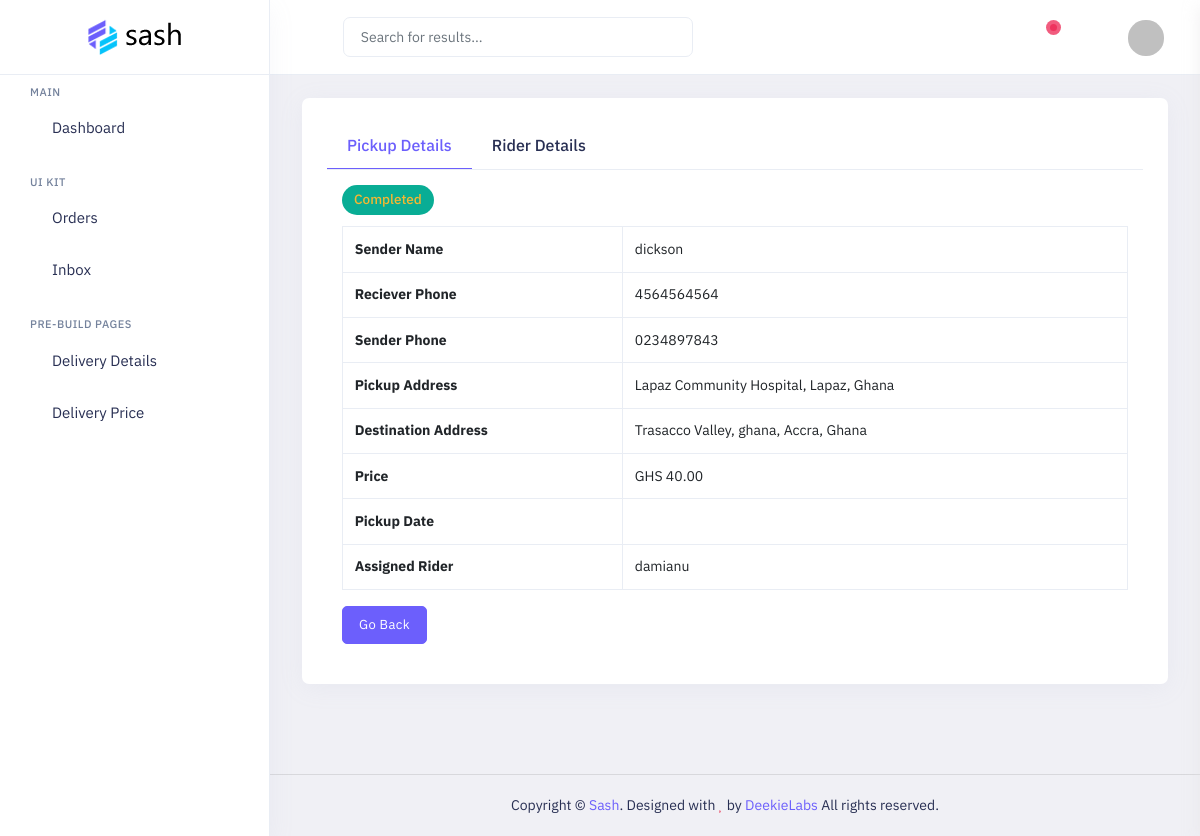
Screenshot of /dashboard/order/d06afc77-3550-4aa4-841c-6b14e75c13d5/ (signed in) with the database file from the repository.
### frontend/models.py (models this page shows, shortened)
class BookDelivery(models.Model):
    profile = models.ForeignKey(
        Profile, on_delete=models.CASCADE, related_name='deliveries', null=True, blank=True)
    rider = models.ForeignKey(
        Rider, on_delete=models.CASCADE, related_name='rider', null=True, blank=True)
    id = models.UUIDField(default=uuid.uuid4, unique=True,
                          primary_key=True, editable=False)
    item = models.CharField(max_length=200, blank=True, null=True)
    item_type = models.CharField(max_length=200, blank=True, null=True)
    pickup_location = models.CharField(max_length=250, blank=True, null=True)
    destination_location = models.CharField(max_length=250, blank=True, null=True)
    sender_contact = models.CharField(max_length=200, blank=True, null=True)
    reciever_contact = models.CharField(max_length=200, blank=True, null=True)
    order_number = models.CharField(max_length=10, unique=True, editable=False, null=True)
    created_at = models.DateTimeField(auto_now_add=True, null=True, blank=True)
    price = models.DecimalField(
        max_digits=10, decimal_places=2, null=True, blank=True)
    is_deleted = models.BooleanField(default=False)
    STATUS_CHOICES = [
        ('Pending', 'Pending'),
        ('Assigned', 'Assigned'),
        ('In-progress', 'In-progress'),
        ('Completed', 'Completed')
    ]
    order_status = models.CharField(max_length=20, choices=STATUS_CHOICES, default='Pending')

class Profile(models.Model):
    user = models.OneToOneField(
        User, on_delete=models.CASCADE, null=True, blank=True, related_name='profile')
    name = models.CharField(max_length=200, blank=True, null=True)
    email = models.EmailField(max_length=200, blank=True, null=True)
    username = models.CharField(max_length=200, blank=True, null=True)
    website = models.CharField(max_length=200, blank=True, null=True)
    location = models.CharField(max_length=200, blank=True, null=True)
    profile_image = models.ImageField(null=True, blank=True,
                                      upload_to='profiles', default='profiles/avatar.svg')
    id = models.UUIDField(default=uuid.uuid4, unique=True,
                          primary_key=True, editable=False)

class Rider(models.Model):
    name = models.CharField(max_length=200, blank=True, null=True)
    phone = models.CharField(max_length=200, blank=True, null=True)
    id = models.UUIDField(default=uuid.uuid4, unique=True,
                            primary_key=True, editable=False)

### admin_dashboard/views.py (the view)
# urls.py: path('order/<str:pk>/', views.orderDetails, name="order-details"),
@login_required(login_url='admin-login')
@user_passes_test(is_admin)
def orderDetails(request, pk):
    order = BookDelivery.objects.get(id=(pk))
    rider = order.rider
    assigned_rides = None
    if rider:
        assigned_rides = rider.rider.count()
    context = {
        'order':order,
        'assigned_rides': assigned_rides
    }
    return render(request, 'admin_dashboard/Orders/orderDetails.html', context)

### admin_dashboard/views.py (called while the page is built)
def is_admin(user):
    return user.is_authenticated and user.is_staff

### admin_dashboard/templates/admin_dashboard/Orders/orderDetails.html (shortened to what this page needs)
{% extends 'layouts/admin_dashboard.html' %}
{% load static %}
{% block content %}
  <div class="main-content app-content mt-0">
                <div class="side-app">
                    <div class="main-container container-fluid">
                        <div class="page-header">
                            <h1 class="page-title">Order Details</h1>
                            <div>
                                <ol class="breadcrumb">
                                    <li class="breadcrumb-item"><a href="javascript:void(0)">E-Commerce</a></li>
                                    <li class="breadcrumb-item active" aria-current="page">Product Details</li>
                                </ol>
                            </div>
                        </div>
                        <div class="row">
                            <div class="col-xl-12 col-md-12">
                                <div class="card productdesc">
                                    <div class="card-body">
                                        <div class="panel panel-primary">
                                            <div class=" tab-menu-heading">
                                                <div class="tabs-menu1">
                                                    <ul class="nav panel-tabs">
                                                        <li><a href="#tab5" class="active" data-bs-toggle="tab">Pickup Details</a></li>
                                                        <li><a href="#tab6" data-bs-toggle="tab">Rider Details</a></li>
                                                    </ul>
                                                </div>
                                            </div>
                                            <div class="panel-body tabs-menu-body">
                                                <div class="tab-content">
                                                    <div class="tab-pane active" id="tab5">
                                                        <h4>
                                                            {% if order.status == "Completed" %}
                                                                <span class="badge bg-success-transparent rounded-pill text-primary p-2 px-3">
                                                                    {{order.order_status}}
                                                                </span>
                                                            {% else %}
                                                                <span class="badge bg-success rounded-pill text-warning p-2 px-3">
                                                                    {{order.order_status}}
                                                                </span>
                                                            {% endif %}
                                                        </h4 class="class="fw-bold">
                                                        <div class="table-responsive">
                                                            <table class="table table-bordered">
                                                                <tr>
                                                                    <td class="fw-bold">Sender Name</td>
                                                                    <td>{{order.profile.name}}</td>
                                                                </tr>
                                                                <tr>
                                                                    <td class="fw-bold">Reciever Phone</td>
                                                                    <td>{{order.reciever_contact}}</td>
                                                                </tr>
                                                                <tr>
                                                                    <td class="fw-bold">Sender Phone</td>
                                                                    <td>{{order.sender_contact}}</td>
                                                                </tr>
                                                                <tr>
                                                                    <td class="fw-bold">Pickup Address</td>
                                                                    <td>{{order.pickup_location}}</td>
                                                                </tr>
                                                                <tr>
                                                                    <td class="fw-bold">Destination Address</td>
                                                                    <td>{{order.destination_location}}</td>
                                                                </tr>
                                                                <tr>
                                                                    <td class="fw-bold">Price</td>
                                                                    <td>GHS {{order.price}}</td>
                                                                </tr>
                                                                <tr>
                                                                    <td class="fw-bold">Pickup Date</td>
                                                                    <td> </td>
                                                                </tr>
                                                                <tr>
                                                                    <td class="fw-bold">Assigned Rider</td>
                                                                    {% if not order.rider.name %}
                                                                      <td>
                                                                        <a class="btn btn-primary" href="{% url 'edit-order' order.id %}">Assign Rider</a>
                                                                      </td>
                                                                    {% else %}
                                                                        <td>{{ order.rider.name }}</td>
                                                                    {% endif %}
                                                                </tr>
                                                            </table>
                                                        </div>
                                                    </div>
                                                        <a href="{% url 'all-orders' %}">
                                                            <button class="btn btn-primary">Go Back</button>
                                                        </a>
                                                </div>
                                            </div>
                                        </div>
                                    </div>
                                </div>
                            </div>
                        </div>
                    </div>
                </div>
            </div>
{% endblock content %}

### rows the page displays
BookDelivery: order_status "Completed", profile.name "dickson", reciever_contact "4564564564", sender_contact "0234897843", pickup_location "Lapaz Community Hospital, Lapaz, Ghana", destination_location "Trasacco Valley, ghana, Accra, Ghana", price "40.00", rider.name "damianu"
